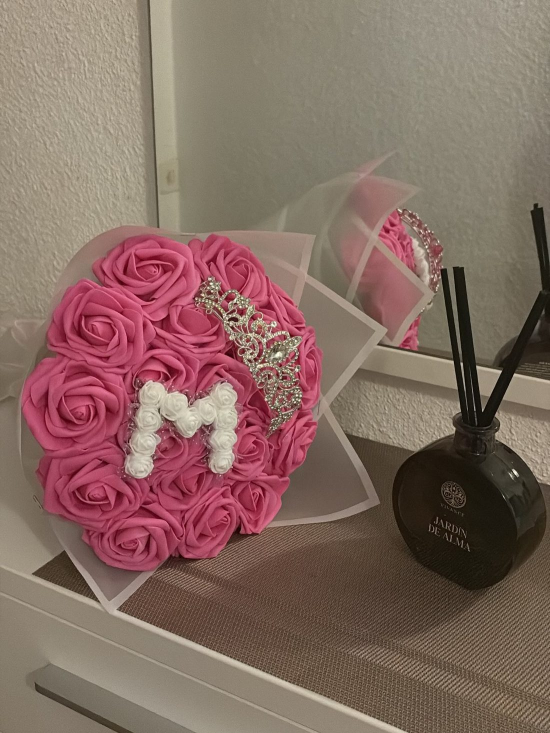
#> input picture assets/img/fuchsia-initiale-m-1-1100.jpg, 1100 x 1466 px, given in place of p1_2.jpg, which was not available (shown at 1/2 size)
$ python images.py
#> lines starting #> are read from the running program, lines starting #| are printed output that depends on the picture
# Resize every Instagram photo to web sizes (JPG + WebP). Run: python3 _build/images.py
from PIL import Image, ImageOps
import os, glob
ROOT=os.path.dirname(os.path.dirname(os.path.abspath(__file__)))
SRC=os.path.join(ROOT,'_src','ig'); OUT=os.path.join(ROOT,'assets','img')
names={'p1':'peche-lys','p2':'fuchsia-initiale-m','p3':'rouge-initiale-l','p4':'rouge-paillete','p5':'rose-blanc-lys'}
for f in sorted(glob.glob(os.path.join(SRC,'p*_*.jpg'))):
    b=os.path.basename(f)[:-4]; post,idx=b.split('_')
    im=ImageOps.exif_transpose(Image.open(f)).convert('RGB')
    w,h=im.size
    if (w,h)!=(1179,1571): im=im.resize((1179,1571),Image.LANCZOS)
    for W in (600,1100):
        r=im.resize((W,round(W*1571/1179)),Image.LANCZOS)
        n=f"{names[post]}-{idx}-{W}"
        r.save(os.path.join(OUT,n+'.jpg'),quality=82,optimize=True,progressive=True)
        r.save(os.path.join(OUT,n+'.webp'),quality=80,method=6)
print(len(os.listdir(OUT)),'files')

# Tighter crop of the "Merci" bouquet for its card: drops the train interior at the top.
im=Image.open(os.path.join(SRC,'p1_2.jpg')).convert('RGB').crop((110,292,1069,1571))
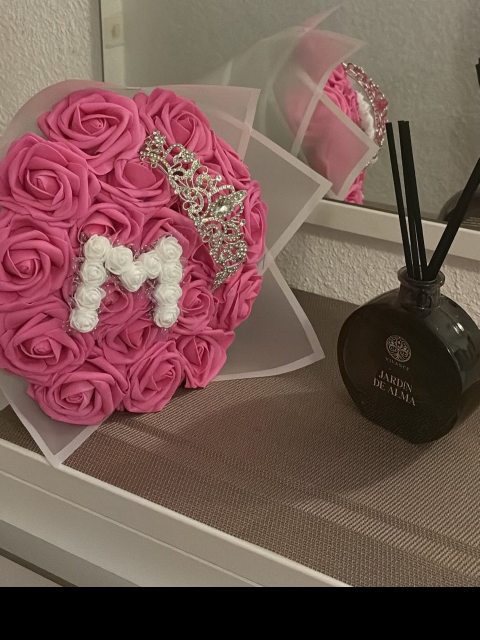
#> im: PIL image 959x1279 RGB (shown at 1/2 size); mean R, G, B 118.2, 87.9, 82
for W in (600,1100):
    r=im.resize((W,round(W*4/3)),Image.LANCZOS)
    r.save(os.path.join(OUT,f'peche-lys-2c-{W}.jpg'),quality=82,optimize=True,progressive=True)
    r.save(os.path.join(OUT,f'peche-lys-2c-{W}.webp'),quality=80,method=6)
#> this loop made 2 passes
#> pass 1, `r=im.resize((W,round(W*4/3)),Image.LANCZOS)`:
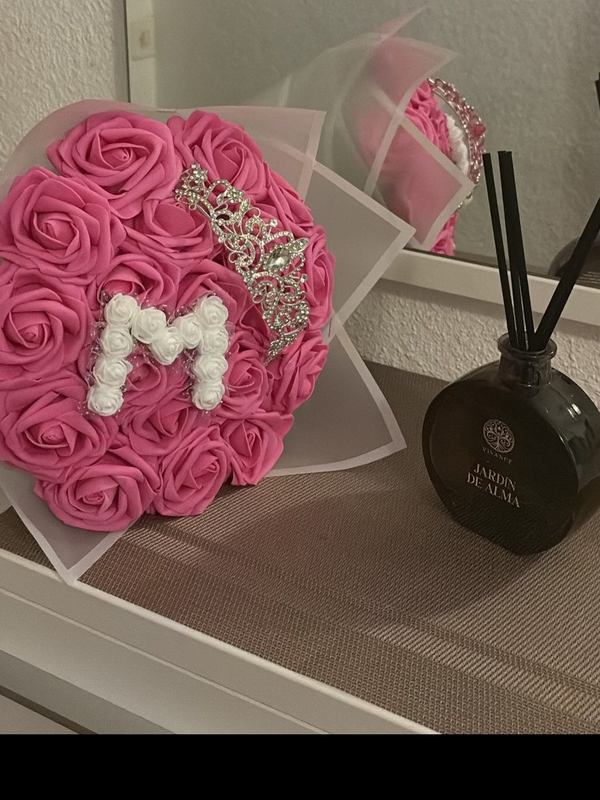
#> r: PIL image 600x800 RGB; mean R, G, B 118.2, 87.9, 82

$ run again, on assets/img/fuchsia-initiale-m-2-1100.jpg
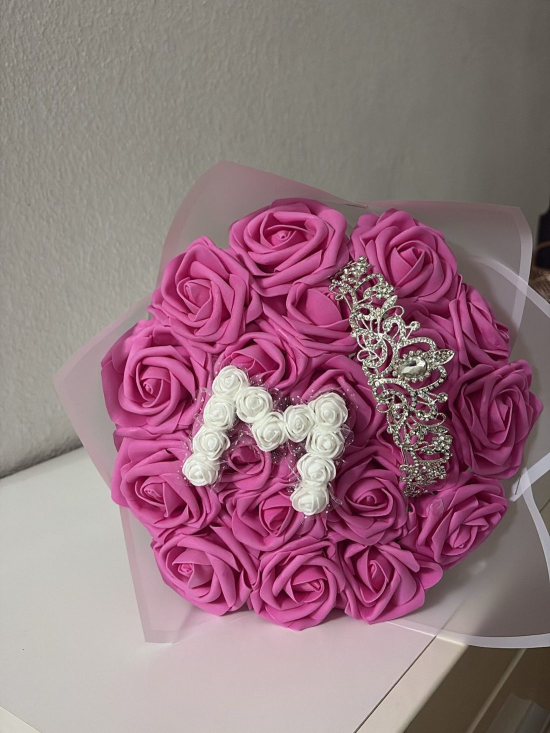
#> input picture assets/img/fuchsia-initiale-m-2-1100.jpg, 1100 x 1466 px, given in place of p1_2.jpg, which was not available (shown at 1/2 size)
#> `im=Image.open(os.path.join(SRC,'p1_2.jpg')).convert('RGB').crop((110,2..`:
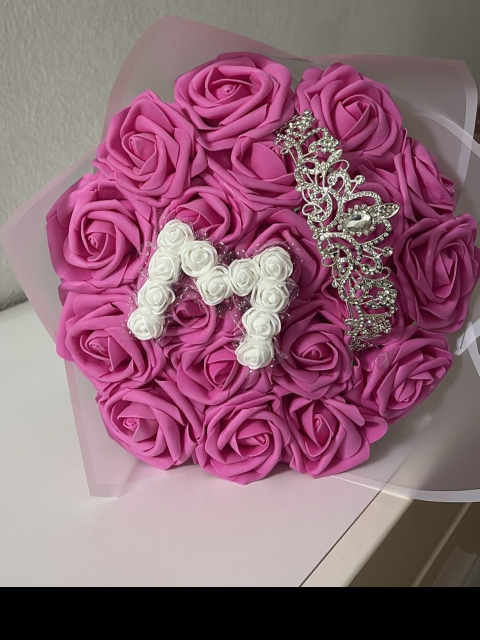
#> im: PIL image 959x1279 RGB (shown at 1/2 size); mean R, G, B 142.1, 101.9, 116.8
#> the loop `for W in (600,1100):` made 2 passes
#> pass 1, `r=im.resize((W,round(W*4/3)),Image.LANCZOS)`:
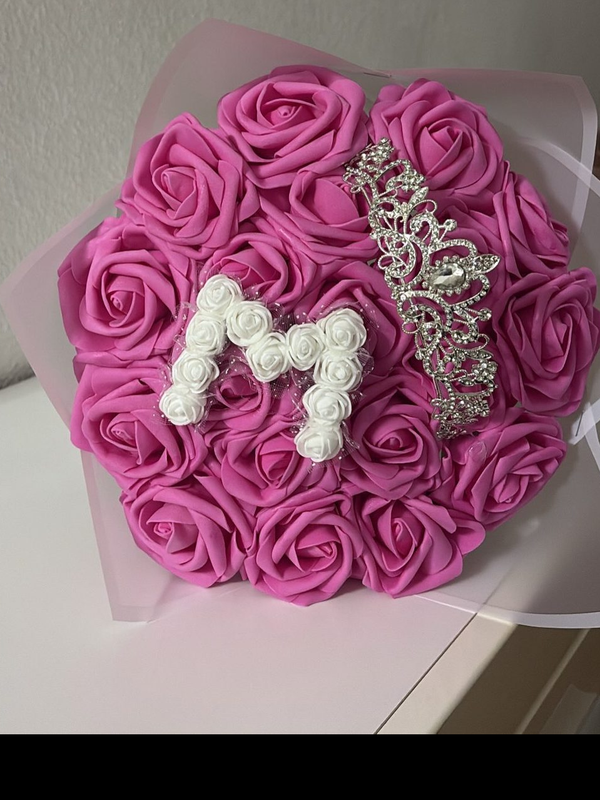
#> r: PIL image 600x800 RGB; mean R, G, B 142.1, 101.9, 116.8
